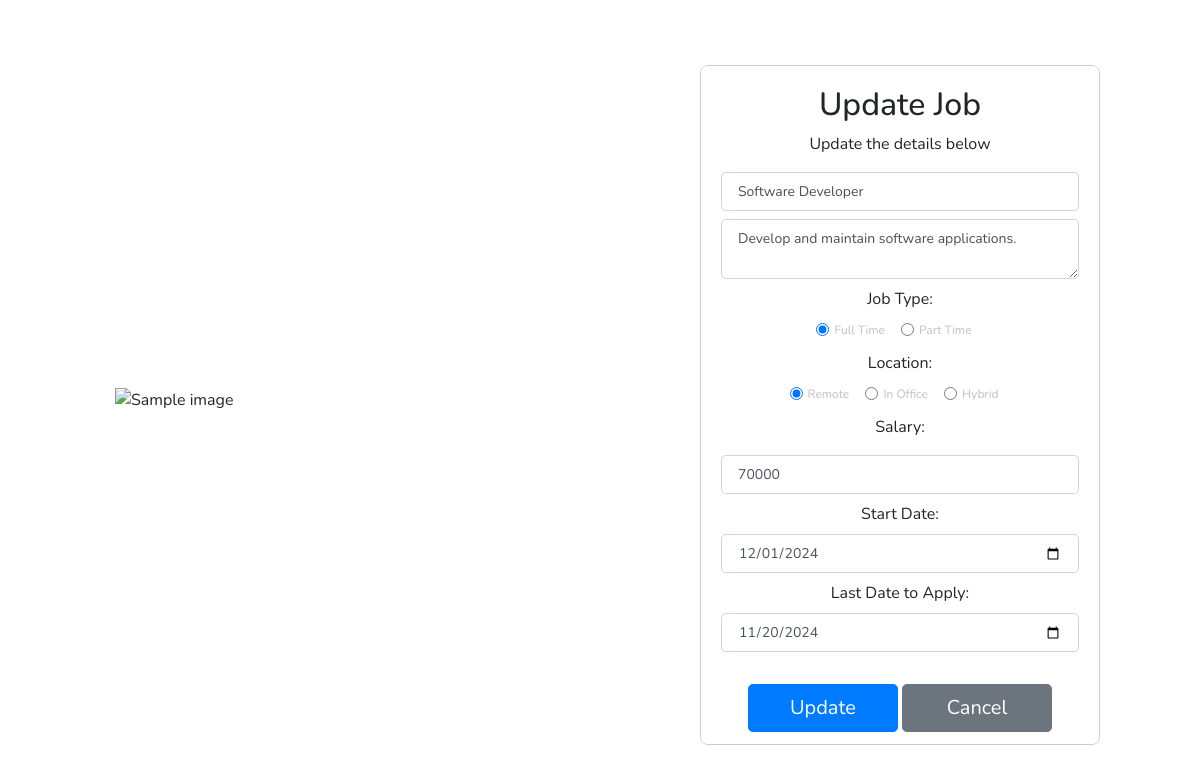
The page /update_job/J-1-Softw/ (signed in) on the database its author committed.
### home/models.py (models this page shows, shortened)
class Job(models.Model):
    job_id = models.CharField(max_length=25, primary_key=True)
    job_role = models.CharField(max_length=50, default="Job Role Not Specified")
    description = models.TextField(default="Description not provided")
    job_type = models.CharField(
        max_length=20,
        choices=[('part_time', 'Part Time'), ('full_time', 'Full Time')],
        default='full_time',
    )
    location = models.CharField(
        max_length=20,
        choices=[('remote', 'Remote'), ('in_office', 'In Office'), ('hybrid', 'Hybrid')],
        default='remote',
    )
    salary = models.PositiveIntegerField(default=0)
    start_date = models.DateField(default=date(2024, 1, 1))
    last_date_to_apply = models.DateField(default=date(2024, 12, 31))
    posted_date = models.DateTimeField(auto_now_add=True)
    company = models.ForeignKey(
        Company, on_delete=models.CASCADE, related_name="jobs", null=True, blank=True
    )
    created_by = models.ForeignKey(
        Admin, on_delete=models.SET_NULL, null=True, blank=True, related_name="created_jobs"
    )

### home/views.py (the view, shortened to what this page needs)
# urls.py: path('update_job/<str:job_id>/', views.update_job, name='update_job'),
@login_required
def update_job(request, job_id):
    job = get_object_or_404(Job, pk=job_id)
    return render(request, 'update_job.html', {'job': job})

### home/templates/update_job.html (shortened to what this page needs)
{% load static %}
<html>
<link rel="stylesheet" href="https://stackpath.bootstrapcdn.com/bootstrap/4.3.1/css/bootstrap.min.css">
<body>
  <section class="vh-100">
    <div class="container-fluid h-custom">
        <div class="row d-flex justify-content-center align-items-center h-100">
            <div class="col-md-9 col-lg-6 col-xl-5">
                <img src="https://mdbcdn.b-cdn.net/img/Photos/new-templates/bootstrap-login-form/draw2.webp"
                     class="img-fluid" alt="Sample image">
            </div>
            <div style="margin-top:10px;" class="col-md-8 col-lg-6 col-xl-4 offset-xl-1 form-container">
                <form method="post" action="{% url 'update_job' job.job_id %}">
                    <div class="text-center">
                        <h2>Update Job</h2>
                        <p>Update the details below</p>
                        <input style="margin-top:10px" type="text" class="form-control form-control-lg" placeholder="Enter Job Role" name="job_role" value="{{ job.job_role }}" required />
                        <textarea style="margin-top:8px" class="form-control form-control-lg" placeholder="Enter Description" name="description" required>{{ job.description }}</textarea>
                        <div style="margin-top:8px">
                            <label>Job Type:</label><br>
                            <div class="form-check form-check-inline">
                                <input class="form-check-input" type="radio" name="job_type" id="full_time" value="full_time" {% if job.job_type == 'full_time' %}checked{% endif %} required />
                                <label class="form-check-label" for="full_time">Full Time</label>
                            </div>
                            <div class="form-check form-check-inline">
                                <input class="form-check-input" type="radio" name="job_type" id="part_time" value="part_time" {% if job.job_type == 'part_time' %}checked{% endif %} required />
                                <label class="form-check-label" for="part_time">Part Time</label>
                            </div>
                        </div>
                        <div style="margin-top:8px">
                            <label>Location:</label><br>
                            <div class="form-check form-check-inline">
                                <input class="form-check-input" type="radio" name="location" id="remote" value="remote" {% if job.location == 'remote' %}checked{% endif %} required />
                                <label class="form-check-label" for="remote">Remote</label>
                            </div>
                            <div class="form-check form-check-inline">
                                <input class="form-check-input" type="radio" name="location" id="in_office" value="in_office" {% if job.location == 'in_office' %}checked{% endif %} required />
                                <label class="form-check-label" for="in_office">In Office</label>
                            </div>
                            <div class="form-check form-check-inline">
                                <input class="form-check-input" type="radio" name="location" id="hybrid" value="hybrid" {% if job.location == 'hybrid' %}checked{% endif %} required />
                                <label class="form-check-label" for="hybrid">Hybrid</label>
                            </div>
                        </div>
                        <label for="salary" style="margin-top:8px;">Salary:</label>
                        <input style="margin-top:8px" type="number" class="form-control form-control-lg" placeholder="Enter Salary" name="salary" value="{{ job.salary }}" required />
                        <label for="start_date" style="margin-top:8px;">Start Date:</label>
                        <input type="date" class="form-control form-control-lg" name="start_date"
                            value="{{ job.start_date|date:'Y-m-d' }}" required />
                        <label for="last_date_to_apply" style="margin-top:8px;">Last Date to Apply:</label>
                        <input type="date" class="form-control form-control-lg" name="last_date_to_apply"
                            value="{{ job.last_date_to_apply|date:'Y-m-d' }}" required />
                        <div class="text-center text-lg-start mt-4 pt-2">
                            <button type="submit" class="btn btn-primary btn-lg" style="width: 150px;">Update</button>
                            <button type="button" class="btn btn-secondary btn-lg" style="width: 150px;" onclick="window.history.back();">Cancel</button>
                        </div>
                    </div>
                </form>
            </div>
        </div>
    </div>
</section>
</body>
</html>

### home/templates/update_job.html (style rules this page uses)
* { margin: 0; padding: 0; font-family: 'Nunito', sans-serif; box-sizing: border-box; }
input::placeholder { font-size: 12px; color: rgba(100, 100, 100, 0.3); }
input.form-control-lg, textarea.form-control-lg { font-size: 14px; }
.form-check-label { font-size: 0.75em; color: rgba(100, 100, 100, 0.4); }
.form-container { border: 1px solid #ccc; border-radius: 8px; padding: 20px; margin-top: 20px; background-color: #fff; max-height: 85vh; overflow-y: auto; }
input[type="number"] { -moz-appearance: textfield; }

### rows shown on the page
Job: job_role "Software Developer", description "Develop and maintain software applications.", job_type "☑ Full Time", job_type "☐ Part Time", location "☑ Remote", location "☐ In Office", location "☐ Hybrid", salary "70000", start_date "12/01/2024", last_date_to_apply "11/20/2024"
